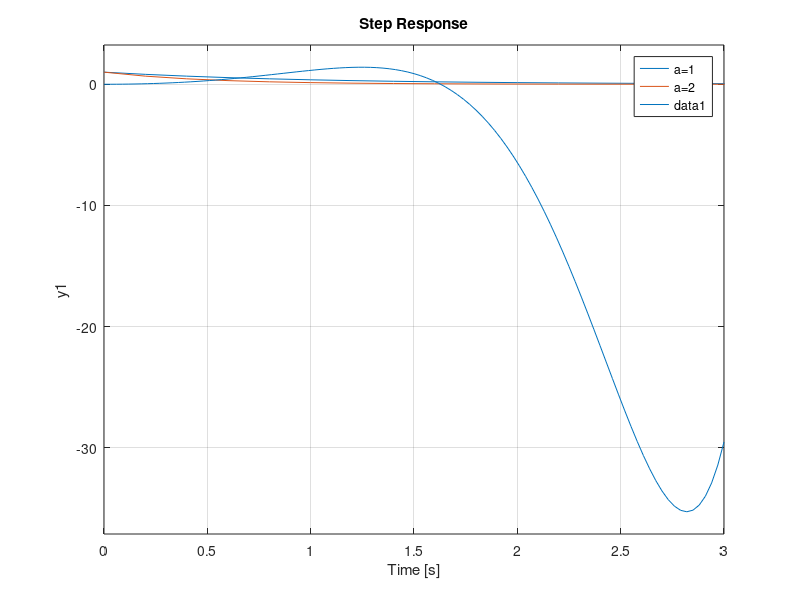

This chart was generated by the following MATLAB code: (Note: this script raises an error after producing the figure.)
% control introduction


% pay (num)=0 --> zero
% payda (dem)=0 --> pole

% zero-pole mapta sağ (+) eksende pole varsa sistem --> unstable (kararsız)
%zero-pole mapta,  zero --> steady state durumundaki overshootları yani steady state durumuna geçerken sinyalin yaptığı hareketlere bakar, yani sistemin stabilitesine etki etmez 

% y(t)=(e^-a*t)*u(t) -->laplace dönüşümü  y(s)= 1/(s+a)
% s+a=0 --> s=-a
% tau[saniye],sinyalin steady state durumuna kadar geçen süre
%tau= zero-pole mapin pole'nin gerçek değeri belirler

% e^(q+jw) --> (e^-a*t) ---> tau=1/a  
% a artarsa tau azalır yani steady state hale geçme süresi kısalır.

t=0:0.2:20; 
a=1;
y=exp(-a.*t); % y(t)=(e^-a*t)
plot(t,y); % y(t) grafiğini çizdir
xlabel('zaman(t)');
ylabel('y(t)');
hold on
a=2;
y=exp(-a.*t); % y(t)=(e^-a*t)
plot(t,y); % y(t) grafiğini çizdir
legend('a=1' , 'a=2');
                    % steady state
%a=1 iken tau=1 --> (6*tau=)t=6 sn
%a=2 iken tau=0.5 --> (6*tau=) t=3sn


%*********************************************

%transfer function
num=[2 -2];
den=[1 -2 0 16];  %pole sağda olduğu için sistem unstable
y=tf(num,den);
ylabel('y(s)');
title('sistemin frekans cevabi');
axis([0 100 0 6*(10^25)]);
step(y);

% y= (2s-2)/(s^3-2s^2+16)


%*********************************************

%f(t)=(e^-2*t)*cos(4t)
% L{f(t)}=F(s)
%F(s)? laplace /(ters laplace

syms L f t; % sembolik değişken tanımla L->laplace ,f->fonksiyon , t-> t domaini
f=exp(-2*t)*cos(4*t);
L=laplace(f);
ilaplace(L); % ters laplace

%ters laplace
syms F s ;
F=2/(s+3);
f=ilaplace(F);

%*********************************************

% risetime (tr) : (wn(doğal frekans) artarsa ,tr azalır) sinyalin final değerinin %90unun
% zamanı (yükseliş zamanı)

zeta=0.3; %sönümleme oranı
wn=1; %doğal frekans
y=tf([wn],[1 2*zeta*wn wn]);
step(y); %step response
%rise time azalınca daha hızlı bir referansa oturma cevabı alırız (zeta
%sabitken)


